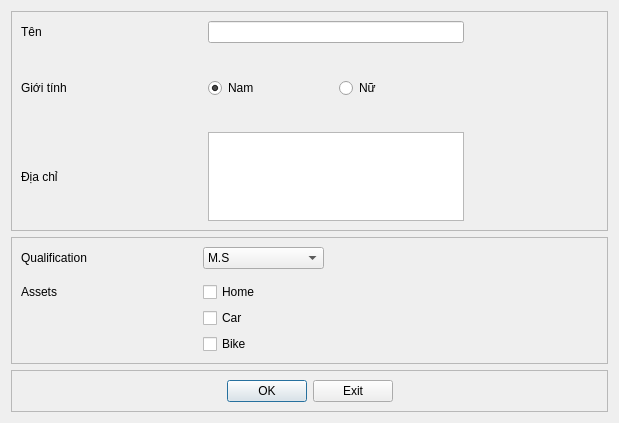
<?xml version="1.0" encoding="UTF-8"?>
<ui version="4.0">
 <class>Dialog</class>
 <widget class="QDialog" name="Dialog">
  <property name="geometry">
   <rect>
    <x>0</x>
    <y>0</y>
    <width>619</width>
    <height>423</height>
   </rect>
  </property>
  <property name="windowTitle">
   <string>Dialog</string>
  </property>
  <layout class="QVBoxLayout" name="verticalLayout">
   <item>
    <widget class="QFrame" name="frame">
     <property name="frameShape">
      <enum>QFrame::StyledPanel</enum>
     </property>
     <property name="frameShadow">
      <enum>QFrame::Raised</enum>
     </property>
     <layout class="QVBoxLayout" name="verticalLayout_2">
      <item>
       <layout class="QGridLayout" name="gridLayout">
        <item row="0" column="1">
         <spacer name="horizontalSpacer_2">
          <property name="orientation">
           <enum>Qt::Horizontal</enum>
          </property>
          <property name="sizeHint" stdset="0">
           <size>
            <width>40</width>
            <height>20</height>
           </size>
          </property>
         </spacer>
        </item>
        <item row="0" column="2" colspan="2">
         <widget class="QLineEdit" name="lineEditName"/>
        </item>
        <item row="3" column="2">
         <spacer name="verticalSpacer">
          <property name="orientation">
           <enum>Qt::Vertical</enum>
          </property>
          <property name="sizeHint" stdset="0">
           <size>
            <width>20</width>
            <height>40</height>
           </size>
          </property>
         </spacer>
        </item>
        <item row="4" column="2" colspan="2">
         <widget class="QTextEdit" name="textEditAddress">
          <property name="maximumSize">
           <size>
            <width>16777215</width>
            <height>100</height>
           </size>
          </property>
         </widget>
        </item>
        <item row="0" column="0">
         <widget class="QLabel" name="labelName">
          <property name="text">
           <string>Tên</string>
          </property>
         </widget>
        </item>
        <item row="4" column="0">
         <widget class="QLabel" name="label">
          <property name="text">
           <string>Địa chỉ</string>
          </property>
         </widget>
        </item>
        <item row="0" column="4">
         <spacer name="horizontalSpacer">
          <property name="orientation">
           <enum>Qt::Horizontal</enum>
          </property>
          <property name="sizeHint" stdset="0">
           <size>
            <width>40</width>
            <height>20</height>
           </size>
          </property>
         </spacer>
        </item>
        <item row="2" column="2">
         <widget class="QRadioButton" name="radioButtonSex_male">
          <property name="text">
           <string>Nam</string>
          </property>
          <property name="checked">
           <bool>true</bool>
          </property>
         </widget>
        </item>
        <item row="2" column="0">
         <widget class="QLabel" name="labelName_2">
          <property name="text">
           <string>Giới tính</string>
          </property>
         </widget>
        </item>
        <item row="2" column="3">
         <widget class="QRadioButton" name="radioButtonSex_female">
          <property name="text">
           <string>Nữ</string>
          </property>
         </widget>
        </item>
        <item row="1" column="2">
         <spacer name="verticalSpacer_2">
          <property name="orientation">
           <enum>Qt::Vertical</enum>
          </property>
          <property name="sizeHint" stdset="0">
           <size>
            <width>20</width>
            <height>40</height>
           </size>
          </property>
         </spacer>
        </item>
       </layout>
      </item>
     </layout>
    </widget>
   </item>
   <item>
    <widget class="QFrame" name="frame_2">
     <property name="frameShape">
      <enum>QFrame::StyledPanel</enum>
     </property>
     <property name="frameShadow">
      <enum>QFrame::Raised</enum>
     </property>
     <layout class="QGridLayout" name="gridLayout_2">
      <item row="2" column="0">
       <widget class="QLabel" name="label_3">
        <property name="text">
         <string>Assets</string>
        </property>
       </widget>
      </item>
      <item row="0" column="1">
       <spacer name="horizontalSpacer_4">
        <property name="orientation">
         <enum>Qt::Horizontal</enum>
        </property>
        <property name="sizeType">
         <enum>QSizePolicy::Fixed</enum>
        </property>
        <property name="sizeHint" stdset="0">
         <size>
          <width>54</width>
          <height>20</height>
         </size>
        </property>
       </spacer>
      </item>
      <item row="0" column="0">
       <widget class="QLabel" name="label_2">
        <property name="text">
         <string>Qualification</string>
        </property>
       </widget>
      </item>
      <item row="0" column="3">
       <spacer name="horizontalSpacer_3">
        <property name="orientation">
         <enum>Qt::Horizontal</enum>
        </property>
        <property name="sizeType">
         <enum>QSizePolicy::Fixed</enum>
        </property>
        <property name="sizeHint" stdset="0">
         <size>
          <width>274</width>
          <height>20</height>
         </size>
        </property>
       </spacer>
      </item>
      <item row="0" column="2">
       <widget class="QComboBox" name="comboBoxQualification">
        <item>
         <property name="text">
          <string>M.S</string>
         </property>
        </item>
        <item>
         <property name="text">
          <string>Ph.D</string>
         </property>
        </item>
        <item>
         <property name="text">
          <string>Prof</string>
         </property>
        </item>
       </widget>
      </item>
      <item row="2" column="2">
       <widget class="QCheckBox" name="checkBoxHome">
        <property name="text">
         <string>Home</string>
        </property>
       </widget>
      </item>
      <item row="3" column="2">
       <widget class="QCheckBox" name="checkBoxCar">
        <property name="text">
         <string>Car</string>
        </property>
       </widget>
      </item>
      <item row="4" column="2">
       <widget class="QCheckBox" name="checkBoxBike">
        <property name="text">
         <string>Bike</string>
        </property>
       </widget>
      </item>
      <item row="1" column="0">
       <spacer name="verticalSpacer_3">
        <property name="orientation">
         <enum>Qt::Vertical</enum>
        </property>
        <property name="sizeHint" stdset="0">
         <size>
          <width>20</width>
          <height>40</height>
         </size>
        </property>
       </spacer>
      </item>
     </layout>
    </widget>
   </item>
   <item>
    <widget class="QFrame" name="frame_3">
     <property name="frameShape">
      <enum>QFrame::StyledPanel</enum>
     </property>
     <property name="frameShadow">
      <enum>QFrame::Raised</enum>
     </property>
     <layout class="QHBoxLayout" name="horizontalLayout">
      <item>
       <spacer name="horizontalSpacer_5">
        <property name="orientation">
         <enum>Qt::Horizontal</enum>
        </property>
        <property name="sizeHint" stdset="0">
         <size>
          <width>40</width>
          <height>20</height>
         </size>
        </property>
       </spacer>
      </item>
      <item>
       <widget class="QPushButton" name="btnOk">
        <property name="text">
         <string>OK</string>
        </property>
       </widget>
      </item>
      <item>
       <widget class="QPushButton" name="btnExit">
        <property name="text">
         <string>Exit</string>
        </property>
       </widget>
      </item>
      <item>
       <spacer name="horizontalSpacer_6">
        <property name="orientation">
         <enum>Qt::Horizontal</enum>
        </property>
        <property name="sizeHint" stdset="0">
         <size>
          <width>40</width>
          <height>20</height>
         </size>
        </property>
       </spacer>
      </item>
     </layout>
    </widget>
   </item>
  </layout>
 </widget>
 <resources/>
 <connections/>
</ui>
